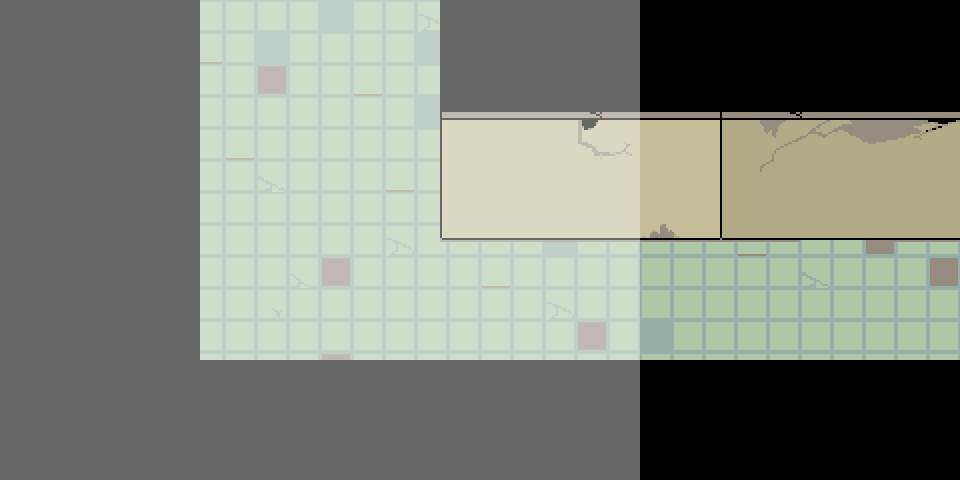

Rendered tile map (Tiled .tmx) drawn with the repository's tilesets; below, a short description and the full map source, tile grids included:
An orthogonal 24x12 tile map with 40x40 px tiles, 2 tile layers (Tile Layer 1, Tile Layer 2), 3 tilesets, 2 image layers and 29 objects (3x interactable, 2x changing_room_star, 2x transition, entry, entry2, ...).

<map version="1.10" tiledversion="1.10.2" orientation="orthogonal" renderorder="right-down" width="24" height="12" tilewidth="40" tileheight="40" infinite="0" nextlayerid="10" nextobjectid="73">
 <editorsettings>
  <export target="pre_elevator.lua" format="lua" />
 </editorsettings>
 <properties>
  <property name="border" value="greenroomold" />
  <property name="music" value="lost_room" />
  <property name="name" value="Abndnd Grn Rm. - Elevator Hallway" />
 </properties>
 <tileset firstgid="1" source="../../../tilesets/greenroom.tsx" />
 <tileset firstgid="127" source="../../../tilesets/floor3-objects.tsx" />
 <tileset firstgid="177" source="../../../tilesets/bg_ch3_dw_changing_room_tileset.tsx" />
 <imagelayer id="7" name="Image Layer 1">
  <image source="../../../../../assets/sprites/world/maps/floor3/sloppy/changing_room_floor.png" width="1280" height="960" />
 </imagelayer>
 <layer id="1" name="Tile Layer 1" width="24" height="12">
  <data encoding="csv">
21,21,21,21,21,0,0,0,0,0,0,21,21,21,21,21,21,21,21,21,21,21,21,21,
21,21,21,21,21,0,0,0,0,0,0,21,21,21,21,21,21,21,21,21,21,21,21,21,
21,21,21,21,21,0,0,0,0,0,0,528,529,529,212,213,529,529,528,212,213,529,529,529,
21,21,21,21,21,0,0,0,0,0,0,489,241,241,243,244,241,241,493,247,248,249,250,251,
21,21,21,21,21,0,0,0,0,0,0,551,272,272,272,272,272,272,524,278,279,280,281,282,
21,21,21,21,21,0,0,0,0,0,0,582,334,334,334,334,335,334,586,340,340,340,340,340,
21,21,21,21,21,0,0,0,0,0,0,368,368,368,368,368,368,368,368,368,0,0,368,368,
21,21,21,21,21,0,0,0,0,0,0,0,0,0,0,0,0,0,0,0,0,0,0,0,
21,21,21,21,21,0,0,0,0,0,0,0,0,0,0,0,0,0,0,0,0,0,0,0,
21,21,21,21,21,21,21,21,21,21,21,21,21,21,21,21,21,21,21,21,21,21,21,21,
21,21,21,21,21,21,21,21,21,21,21,21,21,21,21,21,21,21,21,21,21,21,21,21,
21,21,21,21,21,21,21,21,21,21,21,21,21,21,21,21,21,21,21,21,21,21,21,21
</data>
 </layer>
 <layer id="6" name="Tile Layer 2" width="24" height="12">
  <data encoding="csv">
0,0,0,0,0,0,0,0,0,0,0,0,0,0,0,0,0,0,0,0,0,0,0,0,
0,0,0,0,0,0,0,0,0,0,0,0,0,0,0,0,0,0,0,0,0,0,0,0,
0,0,0,0,0,0,0,0,0,0,0,0,0,0,0,0,0,0,0,0,0,0,0,0,
0,0,0,0,0,0,0,0,0,0,0,0,0,0,0,0,0,0,0,0,0,0,0,0,
0,0,0,0,0,0,0,0,0,0,0,0,0,0,0,0,0,0,0,0,0,0,0,0,
0,0,0,0,0,0,0,0,0,0,0,0,0,0,0,0,0,0,0,0,0,0,0,0,
0,0,0,0,0,0,0,0,0,0,0,0,0,0,0,0,0,0,0,0,0,0,0,0,
0,0,0,0,0,0,0,0,0,0,0,0,0,0,0,0,0,0,0,0,0,0,0,0,
0,0,0,0,0,0,0,0,0,0,0,0,0,0,0,0,0,0,0,0,0,0,0,0,
0,0,0,0,0,0,0,0,0,0,0,0,0,0,0,0,0,0,0,0,0,0,0,0,
0,0,0,0,0,0,0,0,0,0,0,0,0,0,0,0,0,0,0,0,0,0,0,0,
0,0,0,0,0,0,0,0,0,0,0,0,0,0,0,0,0,0,0,0,0,0,0,0
</data>
 </layer>
 <objectgroup id="8" name="objects_bg">
  <object id="63" name="changing_room_star" x="760" y="180">
   <properties>
    <property name="sinerindex" type="int" value="0" />
    <property name="starindex" type="int" value="1" />
   </properties>
   <point />
  </object>
  <object id="64" name="changing_room_star" x="920" y="200">
   <properties>
    <property name="sinerindex" type="int" value="1" />
    <property name="starindex" type="int" value="2" />
   </properties>
   <point />
  </object>
 </objectgroup>
 <objectgroup color="#0000ff" id="2" name="collision">
  <object id="1" x="440" y="0" width="520" height="240" />
  <object id="2" x="200" y="360" width="760" height="40" />
  <object id="3" x="160" y="0" width="40" height="400" />
  <object id="34" x="460" y="240" width="60" height="20" />
  <object id="35" x="580" y="240" width="68" height="20" />
  <object id="38" x="216" y="310" width="60" height="40" />
 </objectgroup>
 <objectgroup color="#7f00ff" id="4" name="markers">
  <object id="6" name="entry" x="320" y="80">
   <point />
  </object>
  <object id="7" name="entry2" x="920" y="320">
   <point />
  </object>
  <object id="42" name="spawn" x="320" y="280">
   <point />
  </object>
 </objectgroup>
 <objectgroup color="#ff00ff" id="3" name="objects">
  <object id="5" name="transition" x="200" y="-30" width="240" height="40">
   <properties>
    <property name="map" value="floortv/legacy/elevator_hall" />
    <property name="marker" value="entry" />
   </properties>
  </object>
  <object id="8" name="transition" x="950" y="240" width="40" height="120">
   <properties>
    <property name="map" value="floortv/legacy/corridors1" />
    <property name="marker" value="entry" />
   </properties>
  </object>
  <object id="39" name="savepoint" x="680" y="240" width="40" height="40">
   <properties>
    <property name="text1" value="* (The air is damp, the walls show their age...)[wait:5]" />
    <property name="text2" value="* (You are filled with unease...[wait:5] and the power of trespassing abandoned rooms.)" />
   </properties>
  </object>
  <object id="40" name="interactable" x="800" y="200" width="80" height="40">
   <properties>
    <property name="text1" value="* (The door is rusted shut.)" />
    <property name="text2">* (Even after all these years,[wait:5]
it seems you'll never know what's behind it...)</property>
   </properties>
  </object>
  <object id="58" gid="152" x="210" y="350" width="74" height="90" />
  <object id="59" gid="153" x="802" y="240" width="76" height="104" />
  <object id="60" gid="155" x="460" y="260" width="60" height="90" />
  <object id="62" gid="157" x="580" y="260" width="68" height="72" />
  <object id="71" name="interactable" x="460" y="219.254" width="60" height="40.75">
   <properties>
    <property name="text">* (A vending machine in a rough state.)
* (Unusable at this point.)</property>
   </properties>
  </object>
  <object id="72" name="interactable" x="579.991" y="219.246" width="68" height="40.75">
   <properties>
    <property name="text">* (A vending machine in a rougher state.)
* (Unusable at this point.)</property>
   </properties>
  </object>
 </objectgroup>
 <objectgroup color="#ff0000" id="5" name="objects_fg">
  <object id="50" gid="150" x="440" y="160" width="70" height="40" />
  <object id="51" gid="150" x="504" y="160" width="70" height="40" />
  <object id="52" gid="150" x="568" y="160" width="70" height="40" />
  <object id="53" gid="150" x="632" y="160" width="70" height="40" />
  <object id="54" gid="150" x="696" y="160" width="70" height="40" />
  <object id="55" gid="150" x="760" y="160" width="70" height="40" />
  <object id="56" gid="150" x="824" y="160" width="70" height="40" />
  <object id="57" gid="150" x="888" y="160" width="70" height="40" />
 </objectgroup>
 <imagelayer id="9" name="overlay" opacity="0.4" tintcolor="#000000" parallaxx="0" parallaxy="0">
  <image source="../../../../../assets/sprites/world/maps/floor3/sloppy/overlay.png" width="640" height="480" />
 </imagelayer>
</map>
